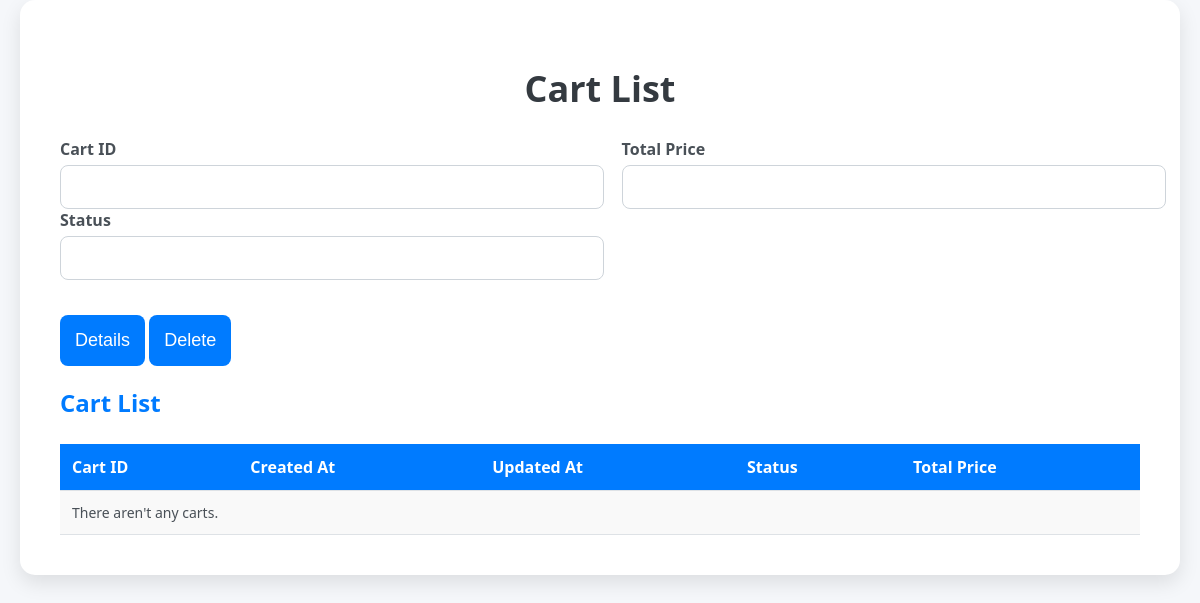
Before: /cartAdmin/ with the older database file.
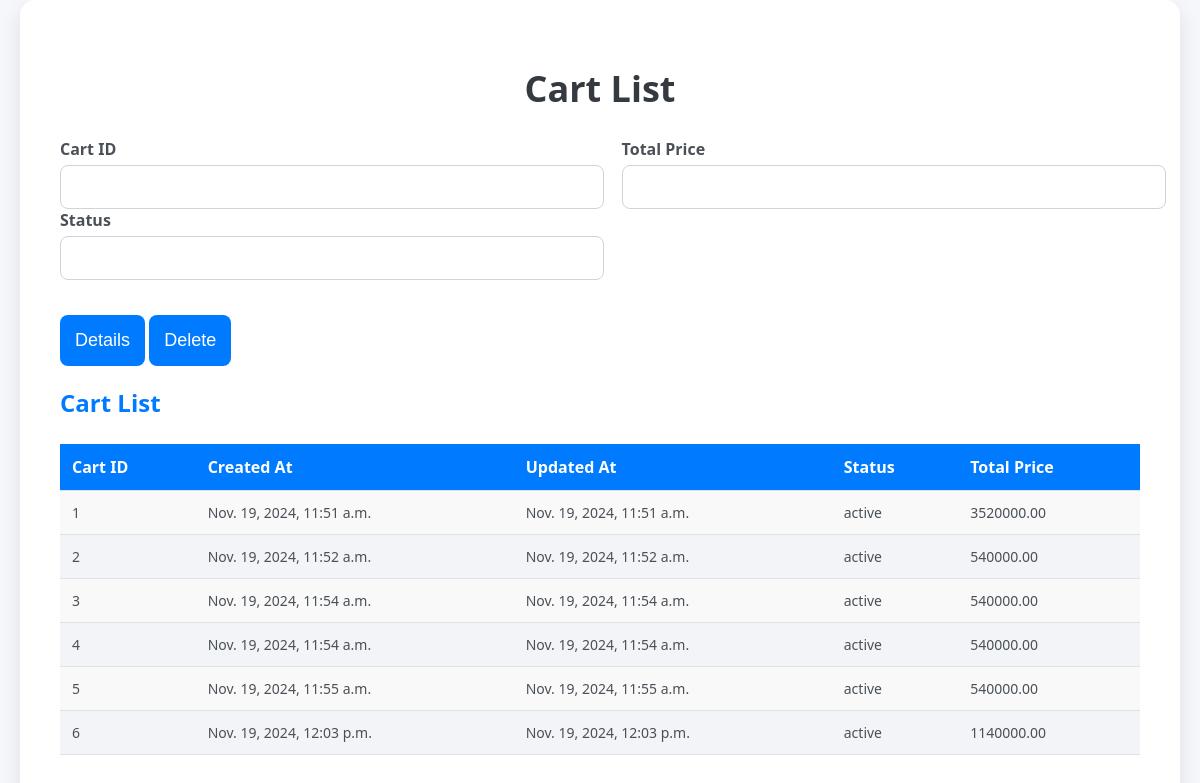
After: the same page with the newer database file.
### member/models.py (models this page shows, shortened)
class Cart(models.Model):
    TRANG_THAI = [
        ('chuaThanhToan', 'Chưa thanh toán'),
        ('daThanhToan', 'Đã thanh toán'),
        ('dangGiaoHang', 'Đang giao hàng'),
        ('daGiaoHang', 'Đã giao hàng'),
    ]
    cart_id = models.AutoField(primary_key=True)  # Auto-incrementing primary key
    user_id = models.ForeignKey(CustomUser, on_delete=models.CASCADE)  # Foreign key to CustomUser model
    created_at = models.DateTimeField(auto_now_add=True)
    updated_at = models.DateTimeField(auto_now=True)
    status = models.CharField(max_length=20, choices=TRANG_THAI, default='chuaThanhToan')
    total_price = models.DecimalField(max_digits=10, decimal_places=2, default=0.0)
    class Meta:
        db_table = 'cart'  # Custom table name

### member/views.py (the view)
# urls.py: path('cartAdmin/', views.loadCart, name='cartAdmin'),
def loadCart(request):
    if request.method == 'POST':
        form = CartForm(request.POST)
        if form.is_valid():
            form.save()
            return redirect('cartAdmin')
    else:
        form = CartForm()
    print(form)
    carts = Cart.objects.all()
    return render(request, 'cart.html', {'form': form, 'carts': carts})

### member/forms.py
class CartForm(forms.ModelForm):
    class Meta:
        model = Cart
        fields = ['cart_id','status','total_price']
        widgets = {
            'cart_id': forms.TextInput(attrs={'class': 'form-input'}),
            'status': forms.Select(choices=Cart.TRANG_THAI, attrs={'class': 'form-input'}),
            'total_price': forms.NumberInput(attrs={'class': 'form-input'}),
        }

### member/template/cart.html (shortened to what this page needs)
{% load static %}
<!DOCTYPE html>
<html lang="en">
<head>
    <link rel="stylesheet" href="{% static 'css/style.css' %}">
</head>
<body>
    <div class="container">
        <h1>Cart List</h1>
        <div class="form-container">
            <form method="post" id="main-form">
                <div class="form-row-group">
                    <div class="form-row">
                        <label for="id_cart_id">Cart ID</label>
                        <input type="text" id="id_cart_id" name="cart_id" readonly>
                    </div>
                    <div class="form-row">
                        <label for="id_total_price">Total Price</label>
                        <input type="text" id="id_total_price" name="total_price" readonly>
                    </div>
                    <div class="form-row">
                        <label for="id_status">Status</label>
                        <input type="text" id="id_status" name="status" readonly>
                    </div>
                </div>
            </form>
        </div>
        <button class="btn-detail" id="btn-detail" disabled>Details</button>
        <button class="btn-delete" id="btn-delete" disabled>Delete</button>
        <div class="grid-container">
            <h2>Cart List</h2>
            <table>
                <thead>
                    <tr>
                        <th>Cart ID</th>
                        <th>Created At</th>
                        <th>Updated At</th>
                        <th>Status</th>
                        <th>Total Price</th>
                    </tr>
                </thead>
                <tbody>
                    {% for cart in carts %}
                    <tr>
                        <td>{{ cart.cart_id }}</td>
                        <td>{{ cart.created_at }}</td>
                        <td>{{ cart.updated_at }}</td>
                        <td>{{ cart.status }}</td>
                        <td>{{ cart.total_price }}</td>
                    </tr>
                    {% empty %}
                    <tr>
                        <td colspan="5">There aren't any carts.</td>
                    </tr>
                    {% endfor %}
                </tbody>
            </table>
        </div>
    </div>
</body>
</html>

Changed rows visible on the page:
added Cart: cart_id "1", created_at "Nov. 19, 2024, 11:51 a.m.", updated_at "Nov. 19, 2024, 11:51 a.m.", status "active", total_price "3520000.00"
added Cart: cart_id "2", created_at "Nov. 19, 2024, 11:52 a.m.", updated_at "Nov. 19, 2024, 11:52 a.m.", status "active", total_price "540000.00"
added Cart: cart_id "3", created_at "Nov. 19, 2024, 11:54 a.m.", updated_at "Nov. 19, 2024, 11:54 a.m.", status "active", total_price "540000.00"
added Cart: cart_id "4", created_at "Nov. 19, 2024, 11:54 a.m.", updated_at "Nov. 19, 2024, 11:54 a.m.", status "active", total_price "540000.00"
added Cart: cart_id "5", created_at "Nov. 19, 2024, 11:55 a.m.", updated_at "Nov. 19, 2024, 11:55 a.m.", status "active", total_price "540000.00"
added Cart: cart_id "6", created_at "Nov. 19, 2024, 12:03 p.m.", updated_at "Nov. 19, 2024, 12:03 p.m.", status "active", total_price "1140000.00"
Other visible differences:
text no longer shown: "There aren't any carts."
